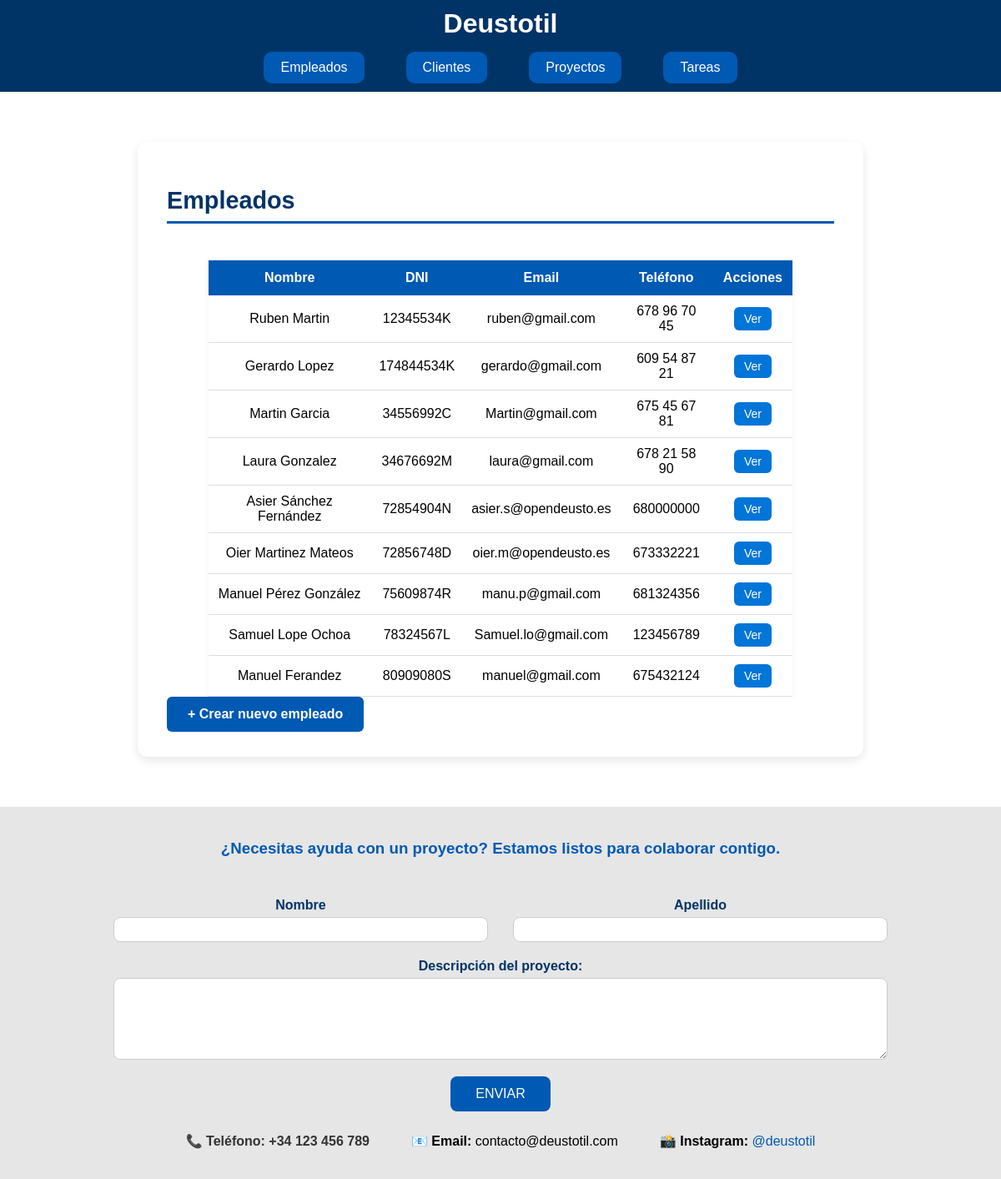
/deustotil/lista_empleado (signed in), run on the app's committed database.
### appEmpresaDjango/models.py (models this page shows, shortened)
class Empleado(models.Model):
    dni = models.CharField(max_length=10, unique=True)
    nombre = models.CharField(max_length=100)
    apellidos = models.CharField(max_length=150)
    email = models.EmailField()
    telefono = models.CharField(max_length=20)

### appEmpresaDjango/views.py (the view)
# urls.py: path('lista_empleado', views.ListEmpleadoView.as_view(), name='lista_empleado'),
class ListEmpleadoView(LoginRequiredMixin, ListView):
    model = Empleado
    queryset = Empleado.objects.all()
    login_url = '/login/'

### appEmpresaDjango/templates/appEmpresaDjango/empleado_list.html
{% extends "base.html" %}
{% block content %}
<section id="contenido" class="seccion-contenido">
    <h2 class="titulo-seccion">Empleados</h2>
   <div class="tabla-contenedor">
    <table class="tabla-datos">
        <thead>
            <tr>
                <th>Nombre</th>
                <th>DNI</th>
                <th>Email</th>
                <th>Teléfono</th>
                <th>Acciones</th>
            </tr>
        </thead>
        <tbody>
            {% for lista_empleado in object_list %}
            <tr>
                <td>{{ lista_empleado.nombre }} {{ lista_empleado.apellidos }}</td>
                <td>{{ lista_empleado.dni }}</td>
                <td>{{ lista_empleado.email }}</td>
                <td>{{ lista_empleado.telefono }}</td>
                <td>
                    <a href="{% url 'detalles_empleado' lista_empleado.id %}" class="boton-ver">Ver</a>
                </td>
            </tr>
            {% empty %}
            <tr>
                <td colspan="5" class="mensaje-vacio">No hay empleados registrados.</td>
            </tr>
            {% endfor %}
        </tbody>
    </table>
</div>
    <a href="{% url 'crear_empleado' %}" class="boton-nuevo">
        + Crear nuevo empleado
    </a>
</section>
{% endblock %}

### appEmpresaDjango/static/css/estilo.css (style rules this page uses)
.seccion-contenido { max-width: 800px; margin: 40px auto; background-color: #ffffff; padding: 30px 35px; border-radius: 12px; box-shadow: 0 4px 12px rgba(0, 0, 0, 0.1); transition: box-shadow 0.3s ease, transform 0.3s ease; }
.titulo-seccion { color: #003366; font-size: 1.8rem; font-weight: 600; margin-bottom: 24px; border-bottom: 3px solid #0059b3; padding-bottom: 8px; transition: color 0.3s ease, border-color 0.3s ease; }
.boton-nuevo { display: inline-block; background-color: #0059b3; color: white; padding: 12px 25px; border-radius: 6px; text-decoration: none; font-weight: 600; }
.cuerpo-principal { font-family: Arial, sans-serif; background-color: #f2f2f2; margin: 0; padding: 0; }
.tabla-contenedor { display: flex; justify-content: center; overflow-x: auto; }
.tabla-datos { width: 100%; max-width: 700px; border-collapse: collapse; text-align: center; font-family: Arial, sans-serif; margin-top: 20px; box-shadow: 0 2px 8px rgba(0, 0, 0, 0.05); }
.tabla-datos th { background-color: #0059b3; color: white; padding: 12px; }
.tabla-datos td { padding: 10px; border-bottom: 1px solid #ddd; }
.boton-ver { background-color: #0275d8; color: white; padding: 6px 12px; border-radius: 6px; text-decoration: none; font-size: 14px; display: inline-block; transition: background-color 0.3s ease; }

### data on the page
Empleado: nombre "Ruben", apellidos "Martin", dni "12345534K", email "ruben@gmail.com", telefono "678 96 70 45"
Empleado: nombre "Gerardo", apellidos "Lopez", dni "174844534K", email "gerardo@gmail.com", telefono "609 54 87 21"
Empleado: nombre "Martin", apellidos "Garcia", dni "34556992C", email "Martin@gmail.com", telefono "675 45 67 81"
Empleado: nombre "Laura", apellidos "Gonzalez", dni "34676692M", email "laura@gmail.com", telefono "678 21 58 90"
Empleado: nombre "Asier", apellidos "Sánchez Fernández", dni "72854904N", email "asier.s@opendeusto.es", telefono "680000000"
Empleado: nombre "Oier", apellidos "Martinez Mateos", dni "72856748D", email "oier.m@opendeusto.es", telefono "673332221"
Empleado: nombre "Manuel", apellidos "Pérez González", dni "75609874R", email "manu.p@gmail.com", telefono "681324356"
Empleado: nombre "Samuel", apellidos "Lope Ochoa", dni "78324567L", email "Samuel.lo@gmail.com", telefono "123456789"
Empleado: nombre "Manuel", apellidos "Ferandez", dni "80909080S", email "manuel@gmail.com", telefono "675432124"
